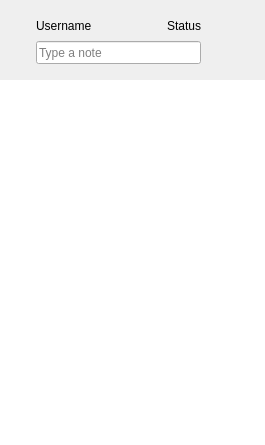
<?xml version="1.0" encoding="UTF-8"?>
<ui version="4.0">
 <class>MainWindow</class>
 <widget class="QWidget" name="MainWindow">
  <property name="geometry">
   <rect>
    <x>0</x>
    <y>0</y>
    <width>265</width>
    <height>445</height>
   </rect>
  </property>
  <property name="windowTitle">
   <string>Form</string>
  </property>
  <layout class="QVBoxLayout" name="verticalLayout_2">
   <property name="spacing">
    <number>0</number>
   </property>
   <property name="margin">
    <number>0</number>
   </property>
   <item>
    <widget class="QFrame" name="frame">
     <property name="minimumSize">
      <size>
       <width>0</width>
       <height>78</height>
      </size>
     </property>
     <property name="maximumSize">
      <size>
       <width>16777215</width>
       <height>78</height>
      </size>
     </property>
     <property name="frameShape">
      <enum>QFrame::NoFrame</enum>
     </property>
     <layout class="QHBoxLayout" name="horizontalLayout_2">
      <property name="spacing">
       <number>10</number>
      </property>
      <property name="leftMargin">
       <number>14</number>
      </property>
      <property name="topMargin">
       <number>14</number>
      </property>
      <property name="rightMargin">
       <number>14</number>
      </property>
      <property name="bottomMargin">
       <number>14</number>
      </property>
      <item>
       <spacer name="horizontalSpacer_2">
        <property name="orientation">
         <enum>Qt::Horizontal</enum>
        </property>
        <property name="sizeType">
         <enum>QSizePolicy::Fixed</enum>
        </property>
        <property name="sizeHint" stdset="0">
         <size>
          <width>2</width>
          <height>20</height>
         </size>
        </property>
       </spacer>
      </item>
      <item>
       <layout class="QVBoxLayout" name="statusLayout">
        <property name="spacing">
         <number>0</number>
        </property>
        <item>
         <spacer name="verticalSpacer">
          <property name="orientation">
           <enum>Qt::Vertical</enum>
          </property>
          <property name="sizeHint" stdset="0">
           <size>
            <width>20</width>
            <height>13</height>
           </size>
          </property>
         </spacer>
        </item>
       </layout>
      </item>
      <item>
       <spacer name="horizontalSpacer_3">
        <property name="orientation">
         <enum>Qt::Horizontal</enum>
        </property>
        <property name="sizeType">
         <enum>QSizePolicy::Fixed</enum>
        </property>
        <property name="sizeHint" stdset="0">
         <size>
          <width>0</width>
          <height>20</height>
         </size>
        </property>
       </spacer>
      </item>
      <item>
       <layout class="QVBoxLayout" name="infoLayout">
        <property name="spacing">
         <number>4</number>
        </property>
        <item>
         <layout class="QHBoxLayout" name="horizontalLayout">
          <item>
           <widget class="lmcLabel" name="lblUserName">
            <property name="sizePolicy">
             <sizepolicy hsizetype="Expanding" vsizetype="Preferred">
              <horstretch>0</horstretch>
              <verstretch>0</verstretch>
             </sizepolicy>
            </property>
            <property name="text">
             <string>Username</string>
            </property>
            <property name="alignment">
             <set>Qt::AlignLeading|Qt::AlignLeft|Qt::AlignVCenter</set>
            </property>
           </widget>
          </item>
          <item>
           <spacer name="horizontalSpacer">
            <property name="orientation">
             <enum>Qt::Horizontal</enum>
            </property>
            <property name="sizeType">
             <enum>QSizePolicy::Fixed</enum>
            </property>
            <property name="sizeHint" stdset="0">
             <size>
              <width>0</width>
              <height>20</height>
             </size>
            </property>
           </spacer>
          </item>
          <item>
           <widget class="QLabel" name="lblStatus">
            <property name="sizePolicy">
             <sizepolicy hsizetype="Preferred" vsizetype="Preferred">
              <horstretch>0</horstretch>
              <verstretch>0</verstretch>
             </sizepolicy>
            </property>
            <property name="minimumSize">
             <size>
              <width>0</width>
              <height>0</height>
             </size>
            </property>
            <property name="maximumSize">
             <size>
              <width>16777215</width>
              <height>16777215</height>
             </size>
            </property>
            <property name="text">
             <string>Status</string>
            </property>
            <property name="alignment">
             <set>Qt::AlignRight|Qt::AlignTrailing|Qt::AlignVCenter</set>
            </property>
           </widget>
          </item>
         </layout>
        </item>
        <item>
         <widget class="lmcLineEdit" name="txtNote">
          <property name="maximumSize">
           <size>
            <width>16777215</width>
            <height>24</height>
           </size>
          </property>
          <property name="placeholderText">
           <string>Type a note</string>
          </property>
         </widget>
        </item>
       </layout>
      </item>
      <item>
       <spacer name="horizontalSpacer_5">
        <property name="orientation">
         <enum>Qt::Horizontal</enum>
        </property>
        <property name="sizeType">
         <enum>QSizePolicy::Fixed</enum>
        </property>
        <property name="sizeHint" stdset="0">
         <size>
          <width>0</width>
          <height>20</height>
         </size>
        </property>
       </spacer>
      </item>
      <item>
       <widget class="lmcToolButton" name="btnAvatar">
        <property name="toolTip">
         <string>Change avatar</string>
        </property>
        <property name="iconSize">
         <size>
          <width>32</width>
          <height>32</height>
         </size>
        </property>
        <property name="popupMode">
         <enum>QToolButton::InstantPopup</enum>
        </property>
        <property name="autoRaise">
         <bool>true</bool>
        </property>
       </widget>
      </item>
      <item>
       <spacer name="horizontalSpacer_4">
        <property name="orientation">
         <enum>Qt::Horizontal</enum>
        </property>
        <property name="sizeType">
         <enum>QSizePolicy::Fixed</enum>
        </property>
        <property name="sizeHint" stdset="0">
         <size>
          <width>0</width>
          <height>20</height>
         </size>
        </property>
       </spacer>
      </item>
     </layout>
    </widget>
   </item>
   <item>
    <widget class="QLabel" name="lblDividerTop">
     <property name="sizePolicy">
      <sizepolicy hsizetype="Preferred" vsizetype="Fixed">
       <horstretch>0</horstretch>
       <verstretch>0</verstretch>
      </sizepolicy>
     </property>
     <property name="minimumSize">
      <size>
       <width>0</width>
       <height>2</height>
      </size>
     </property>
     <property name="maximumSize">
      <size>
       <width>16777215</width>
       <height>2</height>
      </size>
     </property>
    </widget>
   </item>
   <item>
    <widget class="QWidget" name="wgtToolBar" native="true">
     <property name="sizePolicy">
      <sizepolicy hsizetype="Preferred" vsizetype="Preferred">
       <horstretch>0</horstretch>
       <verstretch>0</verstretch>
      </sizepolicy>
     </property>
     <layout class="QVBoxLayout" name="verticalLayout_4">
      <property name="spacing">
       <number>0</number>
      </property>
      <property name="margin">
       <number>0</number>
      </property>
      <item>
       <layout class="QHBoxLayout" name="toolBarLayout">
        <property name="spacing">
         <number>0</number>
        </property>
       </layout>
      </item>
     </layout>
    </widget>
   </item>
   <item>
    <widget class="lmcUserTreeWidget" name="tvUserList">
     <property name="frameShape">
      <enum>QFrame::NoFrame</enum>
     </property>
     <property name="horizontalScrollBarPolicy">
      <enum>Qt::ScrollBarAlwaysOff</enum>
     </property>
     <property name="dragEnabled">
      <bool>true</bool>
     </property>
     <property name="dragDropMode">
      <enum>QAbstractItemView::InternalMove</enum>
     </property>
     <property name="defaultDropAction">
      <enum>Qt::MoveAction</enum>
     </property>
     <property name="indentation">
      <number>0</number>
     </property>
     <property name="animated">
      <bool>true</bool>
     </property>
     <property name="allColumnsShowFocus">
      <bool>true</bool>
     </property>
     <attribute name="headerVisible">
      <bool>false</bool>
     </attribute>
     <column>
      <property name="text">
       <string>Contacts</string>
      </property>
     </column>
    </widget>
   </item>
  </layout>
 </widget>
 <layoutdefault spacing="6" margin="11"/>
 <customwidgets>
  <customwidget>
   <class>lmcUserTreeWidget</class>
   <extends>QTreeWidget</extends>
   <header>usertreewidget.h</header>
  </customwidget>
  <customwidget>
   <class>lmcLabel</class>
   <extends>QLabel</extends>
   <header>subcontrols.h</header>
  </customwidget>
  <customwidget>
   <class>lmcToolButton</class>
   <extends>QToolButton</extends>
   <header>subcontrols.h</header>
  </customwidget>
  <customwidget>
   <class>lmcLineEdit</class>
   <extends>QLineEdit</extends>
   <header>subcontrols.h</header>
  </customwidget>
 </customwidgets>
 <tabstops>
  <tabstop>tvUserList</tabstop>
  <tabstop>btnAvatar</tabstop>
  <tabstop>txtNote</tabstop>
 </tabstops>
 <resources/>
 <connections/>
</ui>
